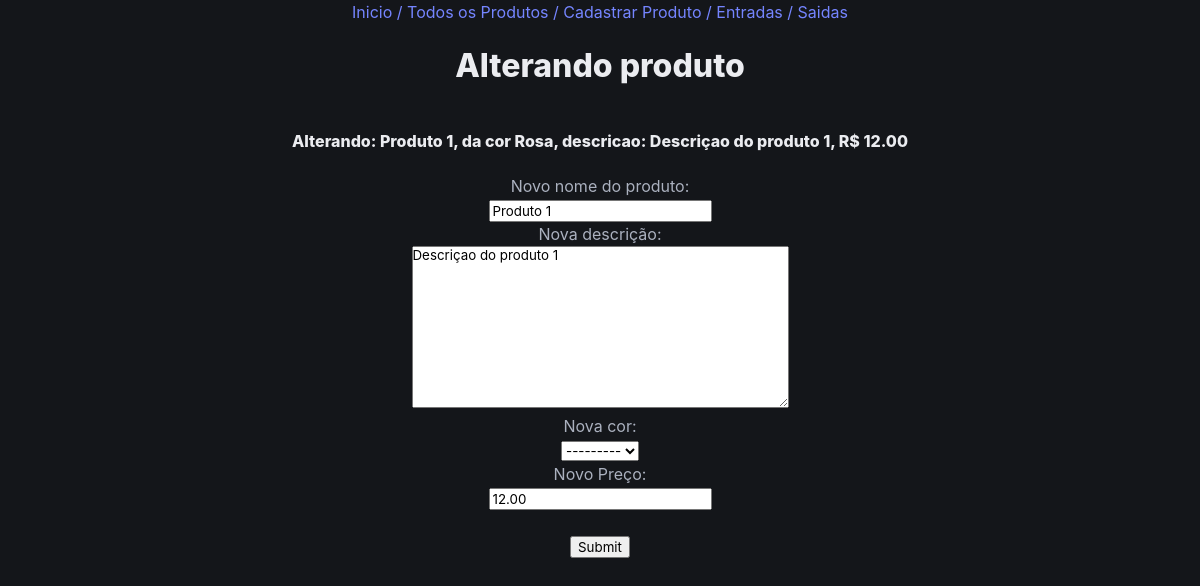
Before: /produto/update_produto/5 with the older database file.
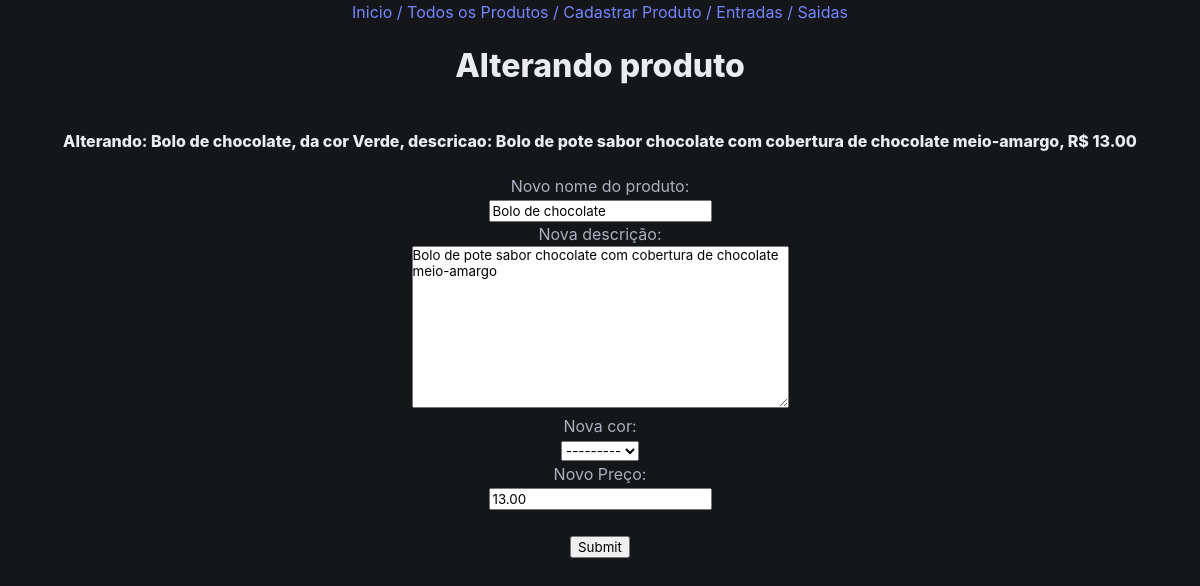
After: the same page with the newer database file.
### produto/models.py (models this page shows, shortened)
class Produtos(models.Model):
    produto = models.CharField('Produto', max_length=200)
    cor = models.ForeignKey(Cores, on_delete=models.PROTECT, verbose_name='Cor')
    descricao = models.TextField('Descrição', blank=True)
    preco = models.DecimalField('Preço', decimal_places=2, max_digits=8, default=0)
    quantidade = models.IntegerField('Quantidade', default=0)
    criado = models.DateTimeField('Criado em', auto_now_add=True)
    modificado = models.DateTimeField('Modificado em', auto_now=True)
    def __str__(self):
        return self.produto
    class Meta:
        ordering = ['-produto']
        verbose_name = 'Produto'

class Cores(models.Model):
    cor = models.CharField('Cor', max_length=200)
    def __str__(self):
        return self.cor
    class Meta:
        verbose_name= 'Cor'
        verbose_name_plural = 'Cores'

### produto/views.py (the view)
# urls.py: path('update_produto/<int:pk>', update_produto, name = 'update_produto'),
def update_produto(request, pk):
    resultado = Produtos.objects.get(pk = pk)
    if request.method == 'POST':
        form = ProdutoForm(request.POST, instance = resultado)
        if form.is_valid():
            form.save()
            return redirect('list_produto')
    else:
        form = ProdutoForm()
        context = {
            'item':resultado,
            'form': form,
            'pk':pk
        }
        return render(request, 'update_produto.html', context)

### produto/forms.py
class ProdutoForm(forms.ModelForm):
    class Meta:
        model = Produtos
        fields =  ['produto', 'cor', 'descricao', 'preco']

### produto/templates/update_produto.html (shortened to what this page needs)
{% extends 'base.html' %}
{% block product %}
<h1 class="title">Alterando produto</h1>
<h2 class="title is-6">
Alterando: {{item}},
da cor {{item.cor}},
descricao: {{item.descricao}}, R$
{{item.preco}}
</h2>
<form autocomplete="off" style = "" class="is-centered container" action="{% url 'update_produto' pk %}" method="POST">
    <div class="">
      Novo nome do produto:
      <div class="control">
        {{form.produto}}
      </div>
    </div>
    <div class="">
      Nova descrição:
      <div class="control">
        {{form.descricao}}
      </div>
    </div>
    <div class="">
      Nova cor:
      <div class="control">
        {{form.cor}}
      </div>
    </div>
    <div class="">
      Novo Preço:
      <div class="control">
        {{form.preco}}
      </div>
    </div>
    <input class="is-centered" type="submit" value="Submit">
</form>
{% endblock %}

Changed rows visible on the page:
changed Produtos: produto "Produto 1" → "Bolo de chocolate"; cor "Rosa" → "Verde"; descricao "Descriçao do produto 1" → "Bolo de pote sabor chocolate com cobertura de chocolate meio-amargo"; preco "12.00" → "13.00"
Other visible differences:
form field produto: "Produto 1" → "Bolo de chocolate"
form field descricao: "Descriçao do produto 1" → "Bolo de pote sabor chocolate com cobertura de chocolate meio-amargo"
form field preco: "12.00" → "13.00"
